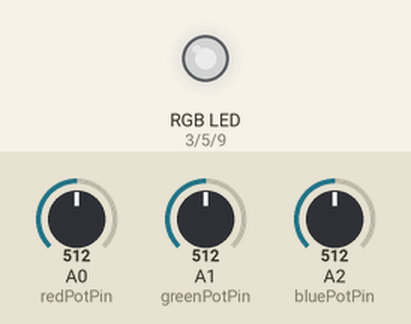
Recording of a sketch running on a simulated Arduino Uno, built with avr-gcc and run on an emulated ATmega328P. On the bench: an RGB LED mixed from three pins (HIGH = lit). The test bench sets the inputs (shaded band); at power-on: A0 (redPotPin) = 512, A1 (greenPotPin) = 512, A2 (bluePotPin) = 512. Dim RGB values are drawn brighter than linear.

Above: at 1.2 s.
1.3 s: A0 (redPotPin) set to 716
At 2.0 s:
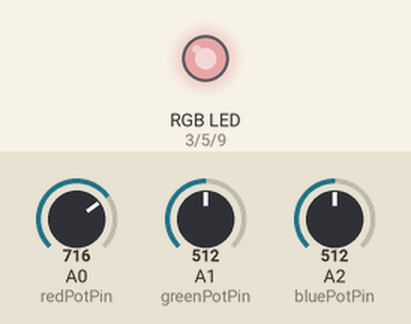
2.8 s: A1 (greenPotPin) set to 716
At 3.1 s:
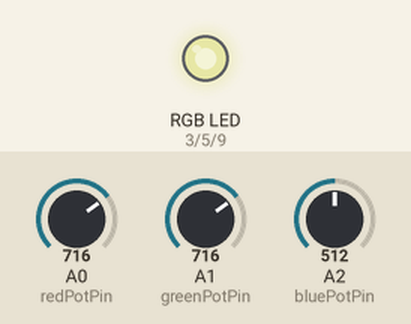
4.3 s: A2 (bluePotPin) set to 716
At 5.5 s:
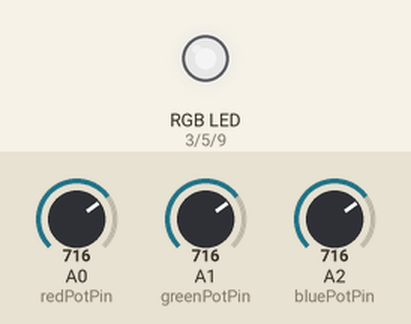
5.8 s: A0 (redPotPin) set to 900
At 6.6 s:
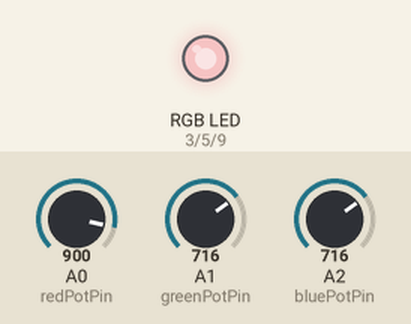
7.3 s: A1 (greenPotPin) set to 900
At 7.7 s:
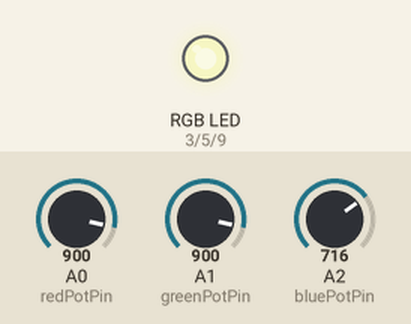
8.8 s: A2 (bluePotPin) set to 900
At 10.1 s:
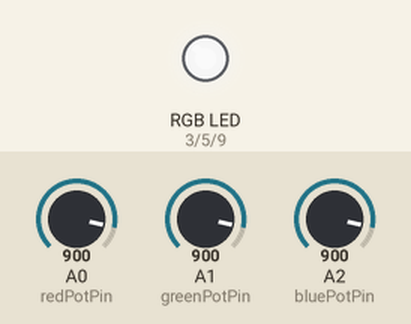
Timing chart, 0 to 11.3 s (numbered marks = the images above; inputs shaded):
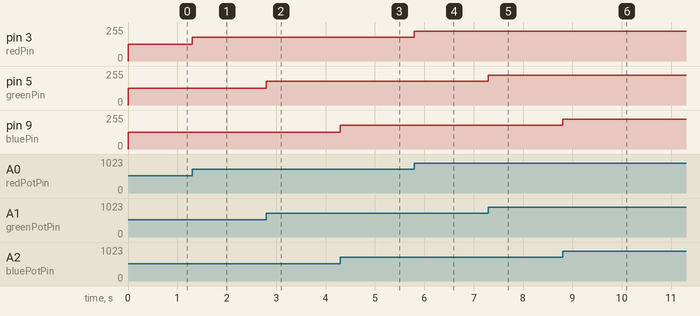

Measured:
- after the input at 1.3 s, pin 3 (redPin): 127/255 → 178/255 at once
- after the input at 2.8 s, pin 5 (greenPin): 127/255 → 178/255 at once
- after the input at 4.3 s, pin 9 (bluePin): 127/255 → 178/255 at once
- after the input at 5.8 s, pin 3 (redPin): 178/255 → 224/255 at once
- after the input at 7.3 s, pin 5 (greenPin): 178/255 → 224/255 at once
- after the input at 8.8 s, pin 9 (bluePin): 178/255 → 224/255 at once

The sketch:

homework_1.ino
```cpp
const int redPotPin = A0;
const int greenPotPin = A1;
const int bluePotPin = A2;

const int redPin = 3;
const int greenPin = 5;
const int bluePin = 9;

const int ledLowestLimit = 0;
const int ledHighestLimit = 255;
const int potLowestLimit = 0;
const int potHighestLimit = 1023;

int redPotValue = 0, greenPotValue = 0, bluePotValue = 0;
int redPinValue = 0, greenPinValue = 0, bluePinValue = 0;

void setup() {
  pinMode(redPotPin, INPUT);
  pinMode(greenPotPin, INPUT);
  pinMode(bluePotPin, INPUT);

  pinMode(redPin, OUTPUT);
  pinMode(greenPin, OUTPUT);
  pinMode(bluePin, OUTPUT);

}

void loop() {
  redPotValue = analogRead(redPotPin);
  greenPotValue = analogRead(greenPotPin);
  bluePotValue = analogRead(bluePotPin);

  redPinValue = map(redPotValue, potLowestLimit, potHighestLimit, ledLowestLimit, ledHighestLimit);
  greenPinValue = map(greenPotValue, potLowestLimit, potHighestLimit, ledLowestLimit, ledHighestLimit);
  bluePinValue = map(bluePotValue, potLowestLimit, potHighestLimit, ledLowestLimit, ledHighestLimit);

  analogWrite(redPin, redPinValue);
  analogWrite(greenPin, greenPinValue);
  analogWrite(bluePin, bluePinValue);
}
```
